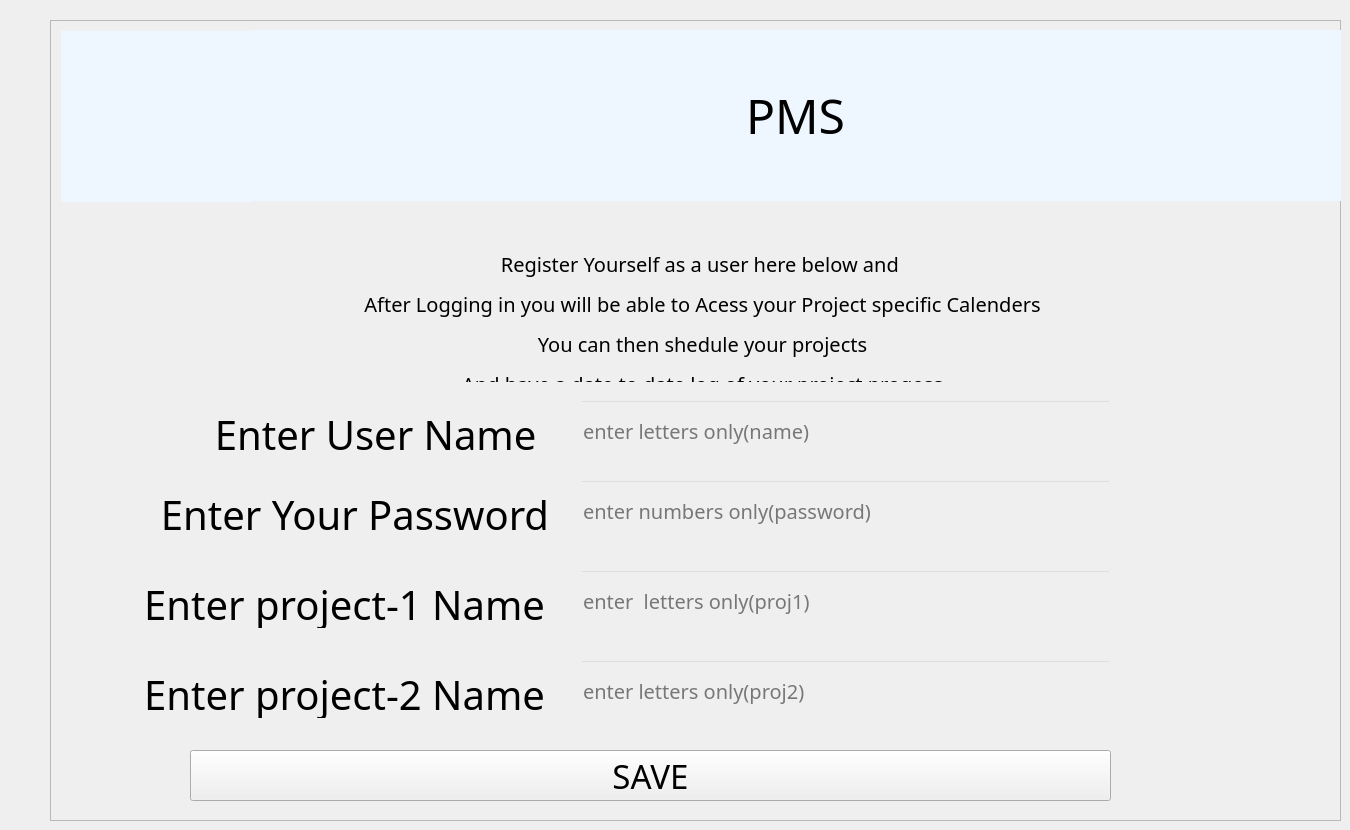
    <widget class="QWidget" name="register_2">
     <widget class="QFrame" name="frame_2">
      <property name="geometry">
       <rect>
        <x>50</x>
        <y>20</y>
        <width>1291</width>
        <height>801</height>
       </rect>
      </property>
      <property name="styleSheet">
       <string notr="true"/>
      </property>
      <property name="frameShape">
       <enum>QFrame::StyledPanel</enum>
      </property>
      <property name="frameShadow">
       <enum>QFrame::Raised</enum>
      </property>
      <widget class="QLineEdit" name="name_3">
       <property name="geometry">
        <rect>
         <x>530</x>
         <y>380</y>
         <width>531</width>
         <height>61</height>
        </rect>
       </property>
       <property name="sizePolicy">
        <sizepolicy hsizetype="Expanding" vsizetype="Expanding">
         <horstretch>0</horstretch>
         <verstretch>0</verstretch>
        </sizepolicy>
       </property>
       <property name="font">
        <font>
         <family>Rockwell Condensed</family>
         <pointsize>15</pointsize>
        </font>
       </property>
       <property name="styleSheet">
        <string notr="true">background-color: rgba(0,0,0,0)</string>
       </property>
       <property name="placeholderText">
        <string>enter letters only(name)</string>
       </property>
      </widget>
      <widget class="QLabel" name="inst">
       <property name="geometry">
        <rect>
         <x>27</x>
         <y>230</y>
         <width>1251</width>
         <height>132</height>
        </rect>
       </property>
       <property name="sizePolicy">
        <sizepolicy hsizetype="Expanding" vsizetype="Expanding">
         <horstretch>0</horstretch>
         <verstretch>0</verstretch>
        </sizepolicy>
       </property>
       <property name="font">
        <font>
         <family>Rockwell Condensed</family>
         <pointsize>15</pointsize>
        </font>
       </property>
       <property name="styleSheet">
        <string notr="true">background-color: rgba(0,0,0,0)</string>
       </property>
       <property name="text">
        <string>&lt;html&gt;&lt;head/&gt;&lt;body&gt;&lt;p&gt;Register Yourself as a user here below and &lt;/p&gt;&lt;p&gt;After Logging in you will be able to Acess your Project specific Calenders&lt;/p&gt;&lt;p&gt;You can then shedule your projects&lt;/p&gt;&lt;p&gt;And have a date to date log of your project progess&lt;/p&gt;&lt;/body&gt;&lt;/html&gt;</string>
       </property>
       <property name="alignment">
        <set>Qt::AlignCenter</set>
       </property>
      </widget>
      <widget class="QLabel" name="icon">
       <property name="geometry">
        <rect>
         <x>11</x>
         <y>11</y>
         <width>191</width>
         <height>171</height>
        </rect>
       </property>
       <property name="sizePolicy">
        <sizepolicy hsizetype="Preferred" vsizetype="Expanding">
         <horstretch>0</horstretch>
         <verstretch>0</verstretch>
        </sizepolicy>
       </property>
       <property name="styleSheet">
        <string notr="true">background-color: rgb(238, 246, 255);
</string>
       </property>
       <property name="text">
        <string/>
       </property>
       <property name="pixmap">
        <pixmap>images/yup.png</pixmap>
       </property>
       <property name="scaledContents">
        <bool>true</bool>
       </property>
      </widget>
      <widget class="QPushButton" name="save">
       <property name="geometry">
        <rect>
         <x>140</x>
         <y>730</y>
         <width>921</width>
         <height>51</height>
        </rect>
       </property>
       <property name="sizePolicy">
        <sizepolicy hsizetype="Expanding" vsizetype="Expanding">
         <horstretch>0</horstretch>
         <verstretch>0</verstretch>
        </sizepolicy>
       </property>
       <property name="font">
        <font>
         <family>Rockwell Condensed</family>
         <pointsize>25</pointsize>
        </font>
       </property>
       <property name="styleSheet">
        <string notr="true"/>
       </property>
       <property name="text">
        <string>SAVE</string>
       </property>
      </widget>
      <widget class="QLineEdit" name="lineEdit">
       <property name="geometry">
        <rect>
         <x>530</x>
         <y>460</y>
         <width>531</width>
         <height>61</height>
        </rect>
       </property>
       <property name="sizePolicy">
        <sizepolicy hsizetype="Expanding" vsizetype="Expanding">
         <horstretch>0</horstretch>
         <verstretch>0</verstretch>
        </sizepolicy>
       </property>
       <property name="font">
        <font>
         <family>Rockwell Condensed</family>
         <pointsize>15</pointsize>
        </font>
       </property>
       <property name="styleSheet">
        <string notr="true">background-color: rgba(0,0,0,0)</string>
       </property>
       <property name="echoMode">
        <enum>QLineEdit::Password</enum>
       </property>
       <property name="placeholderText">
        <string>enter numbers only(password)</string>
       </property>
      </widget>
      <widget class="QLabel" name="title">
       <property name="geometry">
        <rect>
         <x>200</x>
         <y>10</y>
         <width>1091</width>
         <height>171</height>
        </rect>
       </property>
       <property name="font">
        <font>
         <family>Rockwell Condensed</family>
         <pointsize>36</pointsize>
        </font>
       </property>
       <property name="styleSheet">
        <string notr="true">background-color: rgb(238, 246, 255);
</string>
       </property>
       <property name="text">
        <string>PMS</string>
       </property>
       <property name="scaledContents">
        <bool>false</bool>
       </property>
       <property name="alignment">
        <set>Qt::AlignCenter</set>
       </property>
      </widget>
      <widget class="QLineEdit" name="proj1_2">
       <property name="geometry">
        <rect>
         <x>530</x>
         <y>550</y>
         <width>531</width>
         <height>61</height>
        </rect>
       </property>
       <property name="sizePolicy">
        <sizepolicy hsizetype="Expanding" vsizetype="Expanding">
         <horstretch>0</horstretch>
         <verstretch>0</verstretch>
        </sizepolicy>
       </property>
       <property name="font">
        <font>
         <family>Rockwell Condensed</family>
         <pointsize>15</pointsize>
        </font>
       </property>
       <property name="styleSheet">
        <string notr="true">background-color: rgba(0,0,0,0)</string>
       </property>
       <property name="inputMask">
        <string comment="X" extracomment="PLEASE ENTER THE NAME OF YOUR PROJECT 2"/>
       </property>
       <property name="placeholderText">
        <string>enter  letters only(proj1)</string>
       </property>
      </widget>
      <widget class="QLabel" name="password">
       <property name="geometry">
        <rect>
         <x>80</x>
         <y>470</y>
         <width>450</width>
         <height>48</height>
        </rect>
       </property>
       <property name="font">
        <font>
         <family>Rockwell Condensed</family>
         <pointsize>30</pointsize>
        </font>
       </property>
       <property name="styleSheet">
        <string notr="true">background-color: rgba(0,0,0,0)</string>
       </property>
       <property name="text">
        <string>Enter Your Password</string>
       </property>
       <property name="alignment">
        <set>Qt::AlignCenter</set>
       </property>
      </widget>
      <widget class="QLabel" name="name">
       <property name="geometry">
        <rect>
         <x>130</x>
         <y>390</y>
         <width>381</width>
         <height>48</height>
        </rect>
       </property>
       <property name="sizePolicy">
        <sizepolicy hsizetype="Expanding" vsizetype="Expanding">
         <horstretch>0</horstretch>
         <verstretch>0</verstretch>
        </sizepolicy>
       </property>
       <property name="font">
        <font>
         <family>Rockwell Condensed</family>
         <pointsize>30</pointsize>
         <weight>50</weight>
         <bold>false</bold>
        </font>
       </property>
       <property name="styleSheet">
        <string notr="true">background-color: rgba(0,0,0,0)</string>
       </property>
       <property name="text">
        <string> Enter User Name</string>
       </property>
       <property name="alignment">
        <set>Qt::AlignCenter</set>
       </property>
      </widget>
      <widget class="QLabel" name="proj2">
       <property name="geometry">
        <rect>
         <x>80</x>
         <y>650</y>
         <width>450</width>
         <height>48</height>
        </rect>
       </property>
       <property name="font">
        <font>
         <family>Rockwell Condensed</family>
         <pointsize>30</pointsize>
        </font>
       </property>
       <property name="styleSheet">
        <string notr="true">background-color: rgba(0,0,0,0)</string>
       </property>
       <property name="text">
        <string>Enter project-2 Name  </string>
       </property>
       <property name="alignment">
        <set>Qt::AlignCenter</set>
       </property>
      </widget>
      <widget class="QLabel" name="proj1">
       <property name="geometry">
        <rect>
         <x>80</x>
         <y>560</y>
         <width>450</width>
         <height>48</height>
        </rect>
       </property>
       <property name="font">
        <font>
         <family>Rockwell Condensed</family>
         <pointsize>30</pointsize>
        </font>
       </property>
       <property name="styleSheet">
        <string notr="true">background-color: rgba(0,0,0,0)</string>
       </property>
       <property name="text">
        <string>Enter project-1 Name  </string>
       </property>
       <property name="alignment">
        <set>Qt::AlignCenter</set>
       </property>
      </widget>
      <widget class="QLineEdit" name="proj2_2">
       <property name="geometry">
        <rect>
         <x>530</x>
         <y>640</y>
         <width>531</width>
         <height>61</height>
        </rect>
       </property>
       <property name="sizePolicy">
        <sizepolicy hsizetype="Expanding" vsizetype="Expanding">
         <horstretch>0</horstretch>
         <verstretch>0</verstretch>
        </sizepolicy>
       </property>
       <property name="font">
        <font>
         <family>Rockwell Condensed</family>
         <pointsize>15</pointsize>
        </font>
       </property>
       <property name="styleSheet">
        <string notr="true">background-color: rgba(0,0,0,0)</string>
       </property>
       <property name="inputMask">
        <string comment="X" extracomment="please enter the name of rojevts"/>
       </property>
       <property name="maxLength">
        <number>100</number>
       </property>
       <property name="placeholderText">
        <string>enter letters only(proj2)</string>
       </property>
      </widget>
     </widget>
    </widget>
